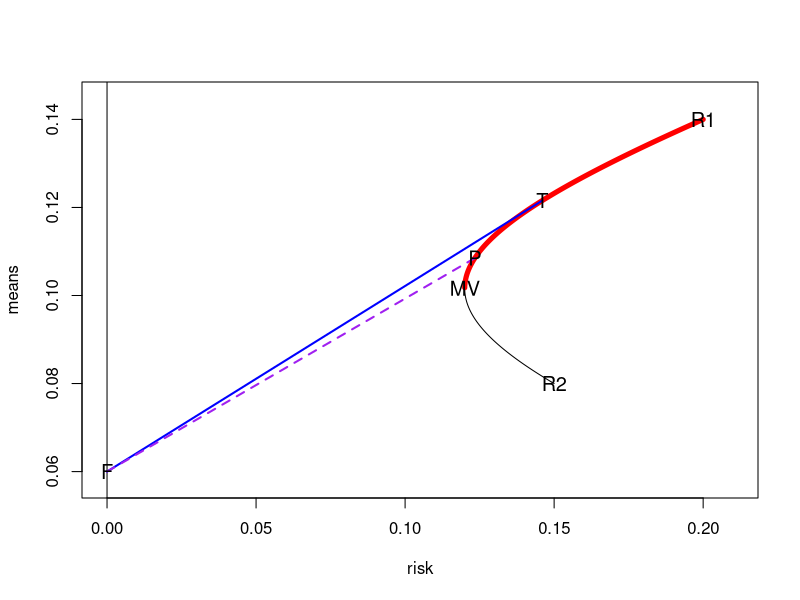

The R source for this figure:
library(data.table)
library(xts)
library(ggplot2)
library(ggthemes)

theme_set(theme_light())

theme_set(theme_light())

# Theme Overrides
theme_update(axis.text.x = element_text(size = 10),
             axis.text.y = element_text(size = 10),
             plot.title = element_text(hjust = 0.5, size = 16, face = "bold", color = "darkgreen"),
             axis.title = element_text(face = "bold", size = 12, colour = "steelblue4"),
             plot.subtitle = element_text(face = "bold", size = 8, colour = "darkred"),
             legend.title = element_text(size = 12, color = "darkred", face = "bold"),
             legend.position = "right", legend.title.align=0.5,
             panel.border = element_rect(linetype = "solid", 
                                         colour = "lightgray"), 
             plot.margin = unit(c( 0.1, 0.1, 0.1, 0.1), "inches"))

data.dir <- "D:/Projects/MSDS-RiskAnalytics/datasets/"

setwd("D:/Projects/MSDS-RiskAnalytics/Module_08")

################################################################
########## Code for figure 16.1   ##############################
################################################################

mu1 = 0.14
mu2 = 0.08
sig1 = 0.2
sig2 = 0.15
rho = 0
rf = 0.06
w = seq(0, 1, len = 500)
means = 0.08 + 0.06 * w
var = sig1^2 * w^2 + sig2^2 * (1 - w)^2
risk = sqrt(var)
ind = !(risk > min(risk))
ind2 = (means > means[ind])
wt = 0.693
meant = 0.08 + 0.06 * wt
riskt = sqrt(sig1^2 * wt^2 + sig2^2 * (1 - wt)^2)

wp = 0.475
meanp = 0.08 + 0.06 * wp
riskp = sqrt(sig1^2 * wp^2 + sig2^2 * (1 - wp)^2)


pdf("portfolioNew.pdf", width = 6, height = 5)
plot(risk, means, type = "l", lwd = 1, xlim = c(0, 0.21), ylim = c(0.0575, 0.145))
abline(v = 0)
lines(risk[ind2], means[ind2], type = "l", lwd = 5, col = "red")
lines( c(0, riskt), c(rf, meant), col = "blue", lwd =2)
lines(c(0,riskp), c(rf,meanp), col = "purple", lwd = 2, lty = 2)
text(riskt, meant, "T", cex = 1.2)
text(sig1, mu1, "R1", cex = 1.2)
text(sig2, mu2, "R2", cex = 1.2)
text(0, rf, "F", cex = 1.2)
text(riskp, meanp, "P", cex = 1.2)
text(min(risk), means[ind], "MV", cex = 1.2)
graphics.off()

